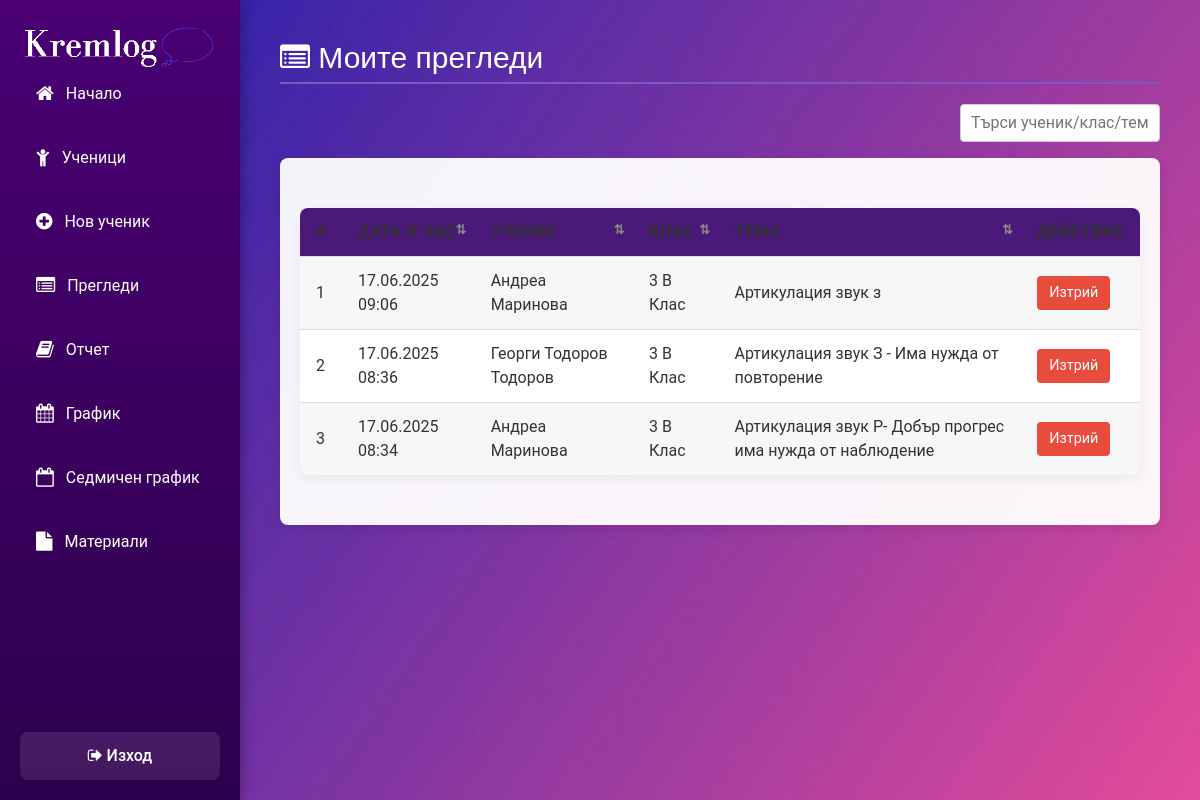
/logoped/exams.php (signed in), run on the app's committed database.
### tables this page shows
CREATE TABLE `examinations` (
  `id` int(10) UNSIGNED NOT NULL,
  `logoped_id` int(10) UNSIGNED NOT NULL,
  `student_id` int(10) UNSIGNED NOT NULL,
  `topic` varchar(255) NOT NULL,
  `exam_date` datetime NOT NULL,
  `notes` text DEFAULT NULL,
  `created_at` timestamp NOT NULL DEFAULT current_timestamp()
);

CREATE TABLE `students` (
  `id` int(10) UNSIGNED NOT NULL,
  `name` varchar(100) NOT NULL,
  `address` varchar(255) NOT NULL,
  `parent_name` varchar(100) NOT NULL,
  `parent_phone` varchar(20) NOT NULL,
  `profile_image` varchar(255) DEFAULT NULL,
  `doc1` varchar(255) DEFAULT NULL,
  `doc2` varchar(255) DEFAULT NULL,
  `class_id` int(10) UNSIGNED NOT NULL,
  `created_at` timestamp NOT NULL DEFAULT current_timestamp()
);

CREATE TABLE `classes` (
  `id` int(10) UNSIGNED NOT NULL,
  `name` varchar(50) NOT NULL
);

### logoped/exams.php (the view, shortened to what this page needs)
<?php
include('../includes/dbconnection.php');
$logoped_id = $_SESSION['user_id'];
$stmt = $dbh->prepare("
  SELECT
    e.id,
    s.name       AS student_name,
    c.name       AS class_name,
    e.exam_date,
    e.topic      AS topic
  FROM examinations e
  JOIN students  s ON e.student_id = s.id
  JOIN classes   c ON s.class_id   = c.id
  WHERE e.logoped_id = :lid
  ORDER BY e.exam_date DESC
");
$stmt->execute([':lid' => $logoped_id]);
$exams = $stmt->fetchAll(PDO::FETCH_ASSOC);
?>
<!DOCTYPE html>
<html lang="bg">
<head>
  <link rel="stylesheet" href="../css/bootstrap.min.css">
  <link rel="stylesheet" href="../css/style.css">
  <link rel="stylesheet" href="https://cdnjs.cloudflare.com/ajax/libs/font-awesome/4.7.0/css/font-awesome.min.css">
</head>
<body>
  <div id="dash-container">
    <?php include __DIR__ . '/sidebar.php'; ?>
    <main class="dash-content">
      <section class="dash-section">
        <h3><i class="fa fa-list-alt"></i> Моите прегледи</h3>
        <?php if (empty($exams)): ?>
          <p><em>Все още нямате записани прегледи.</em></p>
        <?php else: ?>
          <div class="table-controls">
            <input type="text" id="searchInput" placeholder="Търси ученик/клас/тема…">
          </div>
          <div class="exams-container">
  <table id="examsTable" class="table table-striped">
            <thead>
              <tr>
                <th>#</th>
                <th class="sortable">Дата и час</th>
                <th class="sortable">Ученик</th>
                <th class="sortable">Клас</th>
                <th class="sortable">Тема</th>
                <th>Действие</th>
              </tr>
            </thead>
            <tbody>
              <?php foreach ($exams as $idx => $e): ?>
                <tr>
                  <td><?= $idx + 1 ?></td>
                  <td><?= date('d.m.Y H:i', strtotime($e['exam_date'])) ?></td>
                  <td><?= htmlspecialchars($e['student_name']) ?></td>
                  <td><?= htmlspecialchars($e['class_name']) ?></td>
                  <td><?= nl2br(htmlspecialchars($e['topic'])) ?></td>
                  <td>
                    <form method="POST" class="inline-form">
                      <button type="submit" class="btn-delete-sm">Изтрий</button>
                    </form>
                  </td>
                </tr>
              <?php endforeach; ?>
            </tbody>
          </table>
          </div>
        <?php endif; ?>
      </section>
    </main>
  </div>
</body>
</html>

### logoped/sidebar.php (shortened to what this page needs)
<aside class="dash-sidebar">
  <div class="sidebar-logo-container">
    <img src="../images/logo.png" alt="Логопедична практика" class="sidebar-logo">
  </div>
  <nav>
    <ul class="sidebar-menu">
      <li>
        <a href="dashboard.php">
          <i class="fa fa-home"></i> Начало
        </a>
      </li>
      <li>
        <a href="kids.php">
          <i class="fa fa-child"></i> Ученици
        </a>
      </li>
      <li>
        <a href="add_kid.php">
          <i class="fa fa-plus-circle"></i> Нов ученик
        </a>
      </li>
      <li>
        <a href="exams.php">
          <i class="fa fa-list-alt"></i> Прегледи
        </a>
      </li>
      <li>
        <a href="report.php">
          <i class="fa fa-book"></i> Отчет
        </a>
      </li>
      <li>
        <a href="schedule.php">
          <i class="fa fa-calendar"></i> График
        </a>
      </li>
      <li>
        <a href="weekly_schedule.php">
          <i class="fa fa-calendar-o"></i> Седмичен график
        </a>
      </li>
      <li>
        <a href="materials.php">
          <i class="fa fa-file"></i> Материали
        </a>
      </li>
    </ul>
  </nav>
  <a href="../logout.php" class="logout-link">
    <i class="fa fa-sign-out"></i> Изход
  </a>
</aside>

### logoped/exams.php (style rules this page uses)
.table-controls { display: flex; justify-content: flex-end; margin-bottom: 12px; }
#searchInput { padding: 6px 10px; border: 1px solid #ccc; border-radius: 4px; width: 200px; }
th.sortable { cursor: pointer; position: relative; }
th.sortable:after { content: '⇅'; font-size: 0.8em; position: absolute; right: 8px; color: #888; }

### data on the page
examinations: exam_date "17.06.2025 09:06", student.name "Андреа Маринова", classes.name "3 В Клас", topic "Артикулация звук з"
examinations: exam_date "17.06.2025 08:36", student.name "Георги Тодоров Тодоров", classes.name "3 В Клас", topic "Артикулация звук З - Има нужда от повторение"
examinations: exam_date "17.06.2025 08:34", student.name "Андреа Маринова", classes.name "3 В Клас", topic "Артикулация звук Р- Добър прогрес има нужда от наблюдение"
